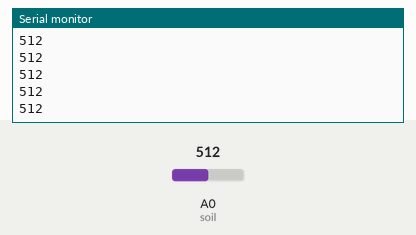
Recording of a sketch running on a simulated Arduino Uno, built with avr-gcc and run on an emulated ATmega328P. Parts: the last lines printed to the serial monitor. The inputs (shaded band) are chosen by the test bench; at power-on: A0 (soil) = 512.

Above: at 1.2 s.
1.3 s: A0 (soil) set to 716
At 1.31 s:
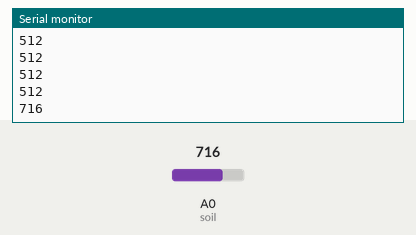
2.8 s: A0 (soil) set to 900
At 2.81 s:
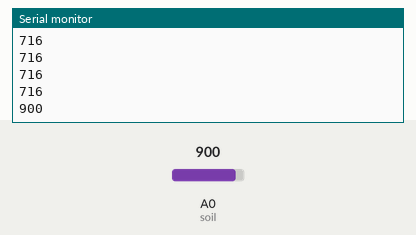
Timing chart, 0 to 5.8 s (numbered marks = the images above; inputs shaded):
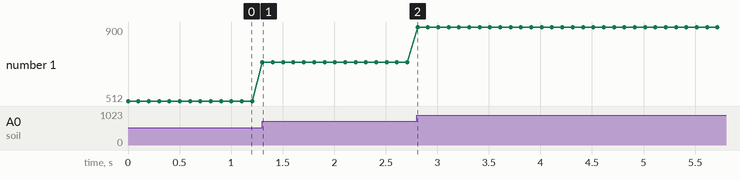

Measured:
- after the input at 1.3 s, the serial monitor: prints a new line at once (image 1)
- after the input at 2.8 s, the serial monitor: prints a new line at once (image 2)
- plotted number 1: 512 → 716 after the input at 1.3 s, 716 → 900 after the input at 2.8 s

The sketch:

soil-moisture.ino
```cpp
// Soil Moisture Sensor

int soil=A0;

void setup() {
  pinMode(soil,INPUT);
  Serial.begin(9600); // baud, (pins - 0,1)
}

void loop() {

  int m=analogRead(soil);
  Serial.println(m);
  delay(100); // 100ms

}
```
